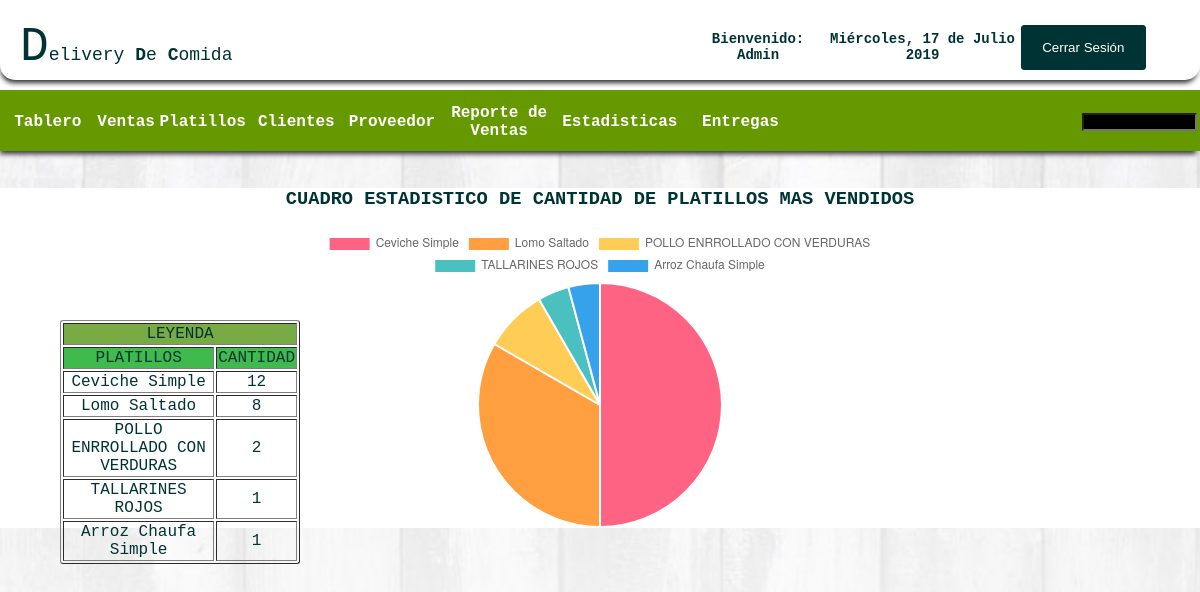
The app's page /estpla.php (signed in), older data.
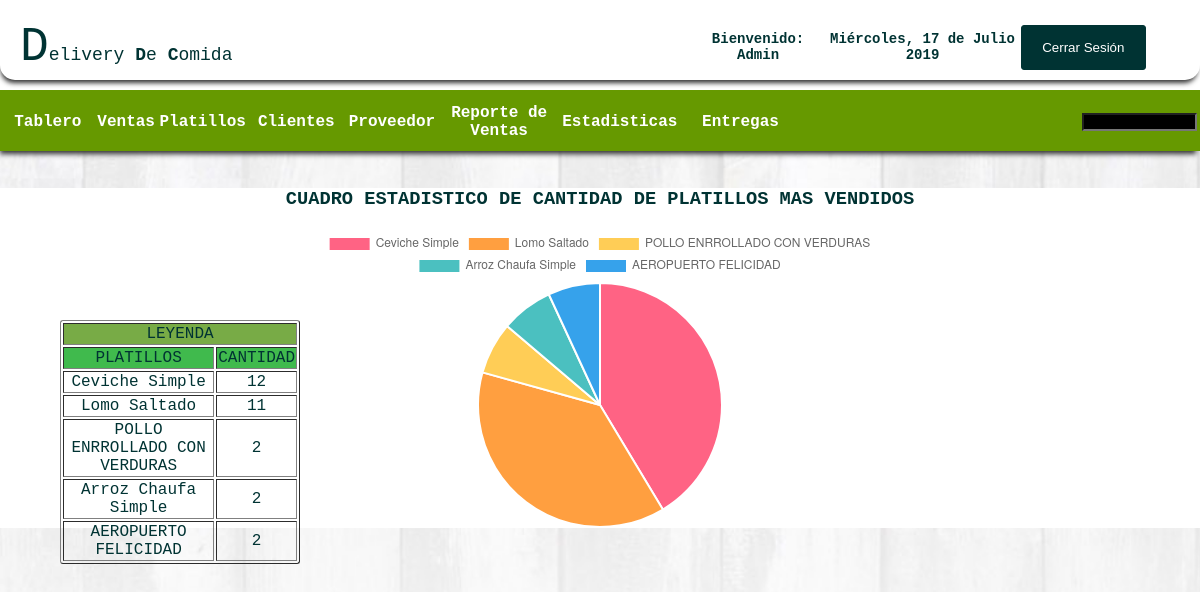
The same page, newer data.
### tables this page shows
CREATE TABLE IF NOT EXISTS `products` (
`id` int(11) NOT NULL,
  `category` varchar(100) NOT NULL,
  `name` varchar(100) NOT NULL,
  `quantity` int(11) NOT NULL,
  `purchase` int(11) NOT NULL,
  `retail` int(11) NOT NULL,
  `supplier` varchar(100) NOT NULL,
  `ext` varchar(5) NOT NULL,
  `detalle` varchar(200) DEFAULT NULL
);

### estpla.php (the view, shortened to what this page needs)
<!DOCTYPE html PUBLIC "-//W3C//DTD XHTML 1.0 Transitional//EN" "http://www.w3.org/TR/xhtml1/DTD/xhtml1-transitional.dtd">
<html xmlns="http://www.w3.org/1999/xhtml">
<head>
</head>
<link rel="stylesheet" type="text/css" href="css/css1.css">
<?php
  include_once'./cabezera.php';
?>
<br>
<div id="bdcontainer">
<center>
<body>
	<h3>CUADRO ESTADISTICO DE CANTIDAD DE PLATILLOS MAS VENDIDOS</h3>
  <div id="canvas-holder" style="width:50%">
		<canvas id="chart-area"></canvas>
	</div>
<?php require('config.php');
$query="SELECT platos(id) as c,name FROM ubereat.products where platos(id)>0 order by c  desc limit 5;";
$result=mysqli_query($db_link, $query);
$clie="";
$platos="";
?>
<table class='centrado' border="1"><tr><td colspan="2" bgcolor="#78AB46">LEYENDA</td></tr>
<tr bgcolor="#40BA4D"><td>PLATILLOS</td><td>CANTIDAD</td></tr>
<?php
while ($row=mysqli_fetch_array($result)){
$clie=$clie."'".$row[1]."',";
$platos=$platos.$row[0].",";
?>
<tr><td><?php echo $row[1]; ?></td><td><?php echo $row[0]; ?></td></tr>
<?php
}$clie=substr($clie,0,-1);
$platos=substr($platos,0,-1);
 ?>
 </table>
	<script>
		var randomScalingFactor = function() {
			return Math.round(Math.random() * 100);
		};
		var config = {
			type: 'pie',
			data: {
				datasets: [{
					data: [
						<?php echo $platos; ?>
					],
					backgroundColor: [
						window.chartColors.red,
						window.chartColors.orange,
						window.chartColors.yellow,
						window.chartColors.green,
						window.chartColors.blue,
					],
					label: 'Dataset 1'
				}],
				labels: [
					<?php echo $clie; ?>
				]
			},
			options: {
				responsive: true
			}
		};
		window.onload = function() {
			var ctx = document.getElementById('chart-area').getContext('2d');
			window.myPie = new Chart(ctx, config);
		};
		document.getElementById('randomizeData').addEventListener('click', function() {
			config.data.datasets.forEach(function(dataset) {
				dataset.data = dataset.data.map(function() {
					return randomScalingFactor();
				});
			});
			window.myPie.update();
		});
		var colorNames = Object.keys(window.chartColors);
		document.getElementById('addDataset').addEventListener('click', function() {
			var newDataset = {
				backgroundColor: [],
				data: [],
				label: 'New dataset ' + config.data.datasets.length,
			};
			for (var index = 0; index < config.data.labels.length; ++index) {
				newDataset.data.push(randomScalingFactor());
				var colorName = colorNames[index % colorNames.length];
				var newColor = window.chartColors[colorName];
				newDataset.backgroundColor.push(newColor);
			}
			config.data.datasets.push(newDataset);
			window.myPie.update();
		});
		document.getElementById('removeDataset').addEventListener('click', function() {
			config.data.datasets.splice(0, 1);
			window.myPie.update();
		});
	</script>
</div>
</body>
</html>

Row changes from the older to the newer data that the page shows:
no longer on this page (row unchanged): products: name "TALLARINES ROJOS", row "1"
changed products "Lomo Saltado": row "8" → "11"
changed products "Arroz Chaufa Simple": row "1" → "2"
now on this page (row edited): products: name "AEROPUERTO FELICIDAD", row "2"
Text that changed along with them:
chart data {{ $platos }}: 12,8,2,1,1 → 12,11,2,2,2
chart data {{ $clie }}: 'Ceviche Simple','Lomo Saltado','POLLO ENRROLLADO CON VERDURAS','TALLARINES ROJOS','Arroz Chaufa Simple' → 'Ceviche Simple','Lomo Saltado','POLLO ENRROLLADO CON VERDURAS','Arroz Chaufa Simple','AEROPUERTO FELICIDAD'
